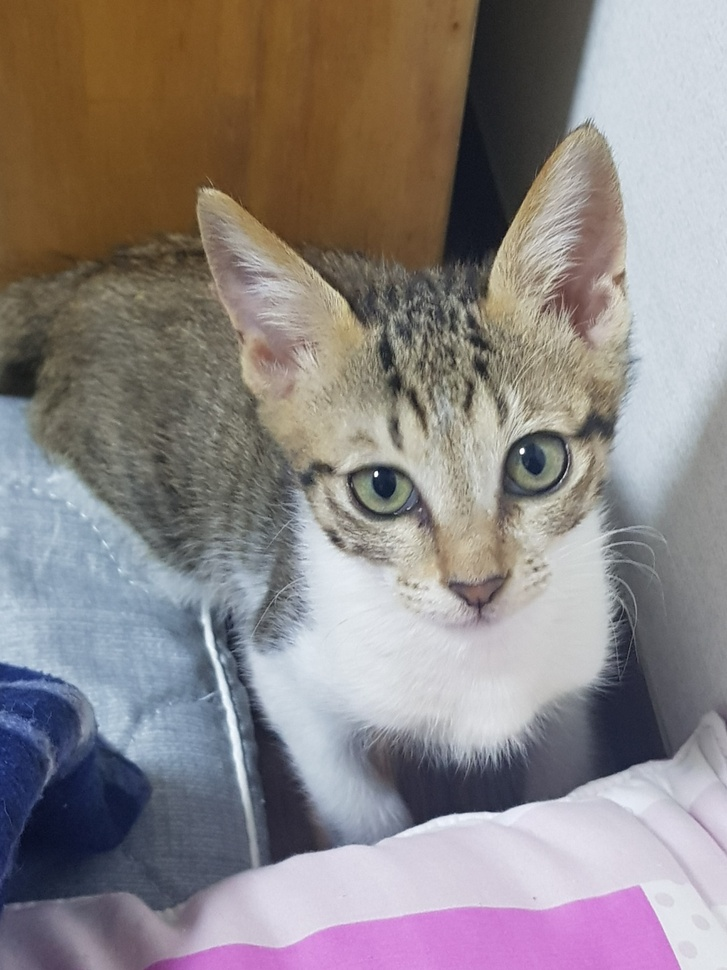
#> input picture Image/narImage.jpeg, 727 x 970 px, shrunk from 1080 x 1440 before the run
$ python reverseImage.py
#> lines starting #> are read from the running program, lines starting #| are printed output that depends on the picture
import cv2

src = cv2.imread("Image/narImage.jpeg", cv2.IMREAD_COLOR)
#> src is the input picture: shape (970, 727, 3); mean B, G, R 131.7, 132.5, 139.8

# 이미지 색상 반전
# 연산 종류 : not, and, or, xor
dst = cv2.bitwise_not(src)
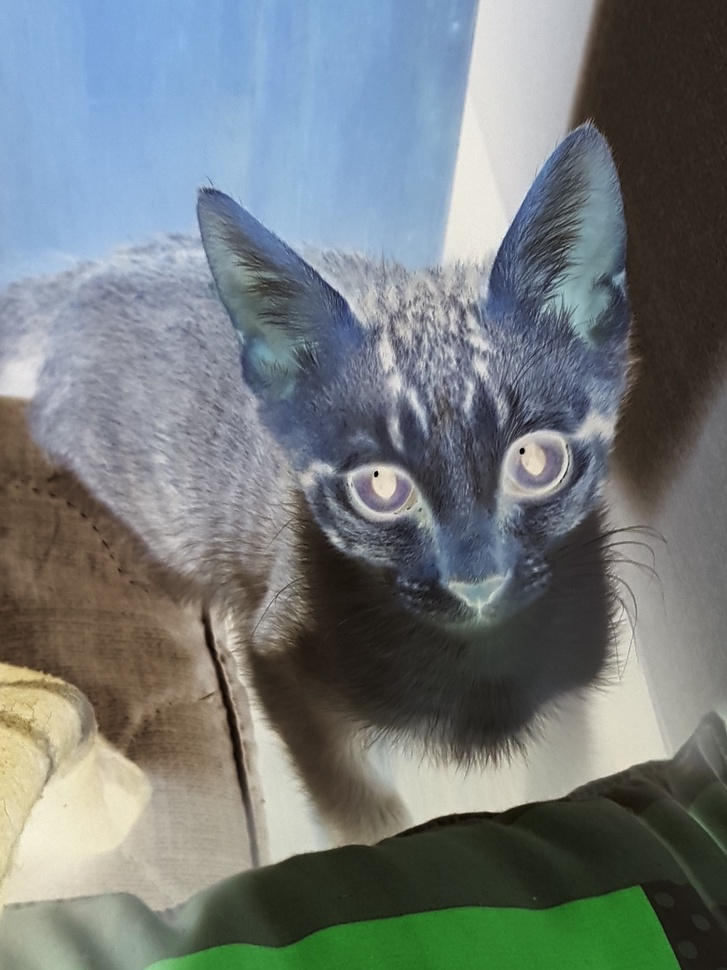
#> dst: shape (970, 727, 3); mean B, G, R 123.3, 122.5, 115.2
# 아래 세 연산 사용법???은 뭘까
#dst = cv2.bitwise_and(src)
#dst = cv2.bitwise_or(src)
#dst = cv2.bitwise_xor(src)

cv2.imshow("src",src)
cv2.imshow("dst",dst)
cv2.waitKey(0)
cv2.destroyAllWindows()
